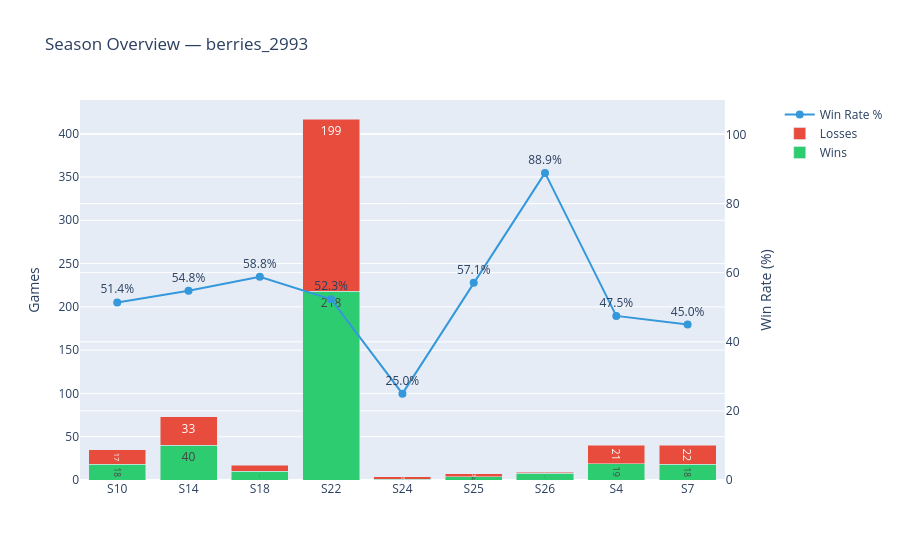
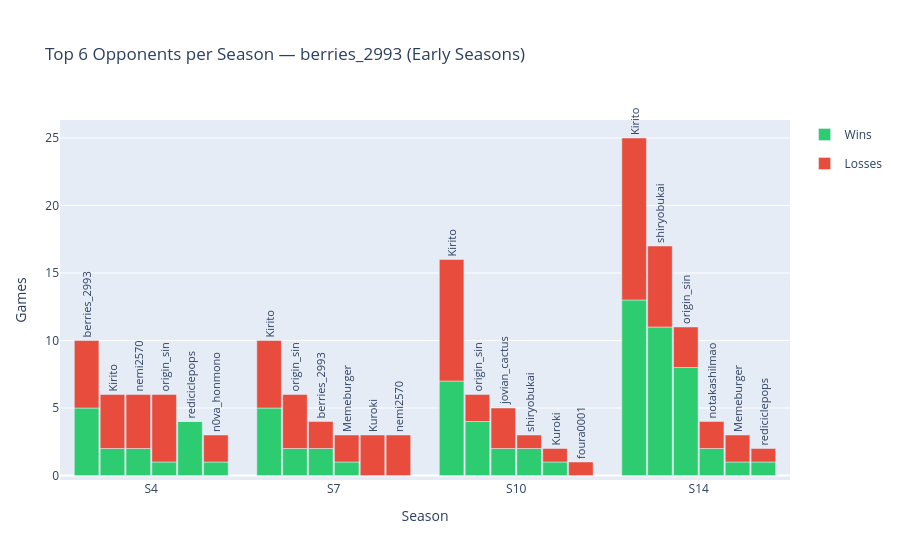
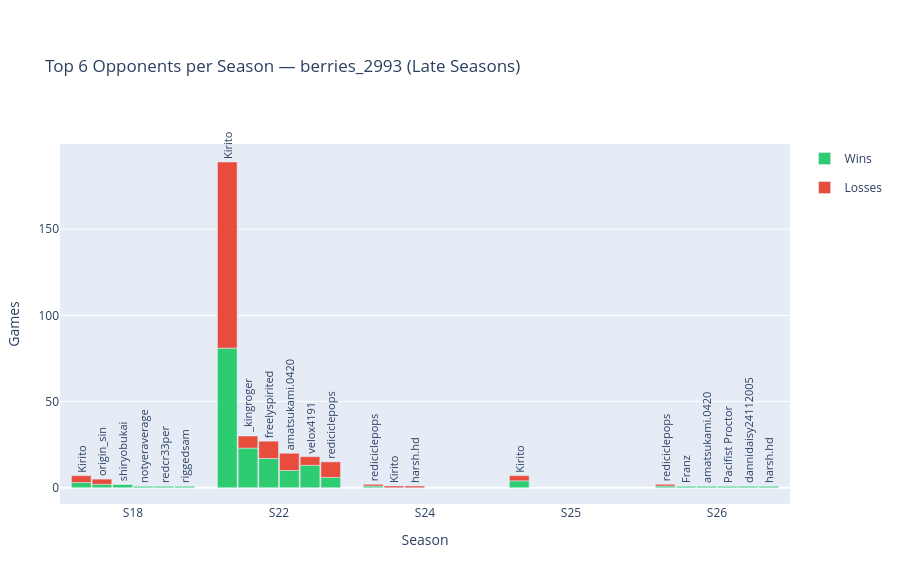

Notebook source saved alongside these figures, in order:
### Code cell
# ── PER-SEASON BREAKDOWN ──────────────────────────────────────────────────────

# Season overview: total W/L/winrate per season
season_overview = pm.groupby('season').agg(
    Games=('result', 'count'),
    Wins=('result', lambda x: (x == 'Win').sum()),
    Losses=('result', lambda x: (x == 'Loss').sum()),
).reset_index()
season_overview['WinRate'] = (season_overview['Wins'] / season_overview['Games'] * 100).round(1)

seasons_sorted = sorted(seasons, key=lambda s: int(s[1:]))

fig_sov = make_subplots(specs=[[{"secondary_y": True}]])
fig_sov.add_trace(go.Bar(
    x=season_overview['season'], y=season_overview['Wins'],
    name='Wins', marker_color='#2ecc71', text=season_overview['Wins'], textposition='inside',
), secondary_y=False)
fig_sov.add_trace(go.Bar(
    x=season_overview['season'], y=season_overview['Losses'],
    name='Losses', marker_color='#e74c3c', text=season_overview['Losses'], textposition='inside',
), secondary_y=False)
fig_sov.add_trace(go.Scatter(
    x=season_overview['season'], y=season_overview['WinRate'],
    name='Win Rate %', mode='lines+markers+text',
    line=dict(color='#3498db', width=2), marker=dict(size=8),
    text=season_overview['WinRate'].astype(str) + '%', textposition='top center',
), secondary_y=True)
fig_sov.update_layout(
    title=f'Season Overview — {player_label}',
    barmode='stack', legend_title_text='',
)
fig_sov.update_yaxes(title_text='Games', secondary_y=False)
fig_sov.update_yaxes(title_text='Win Rate (%)', range=[0, 110], secondary_y=True)
fig_sov.show()

# ── Per-season top opponents: grouped stacked Win/Loss bars ──
top_n_season = 6

rows = []
for season in seasons_sorted:
    df_s = pm[pm['season'] == season]
    stats_s = matchup_stats(df_s, top_n=top_n_season)
    for rank, (_, row) in enumerate(stats_s.iterrows(), start=1):
        rows.append({
            'season': season,
            'opp_label': row['opp_label'],
            'rank': rank,
            'Wins': int(row['Wins']),
            'Losses': int(row['Losses']),
            'Games': int(row['Games']),
            'WinRate': row['WinRate'],
        })

season_opp_df = pd.DataFrame(rows)

mid = len(seasons_sorted) // 2
season_splits = [seasons_sorted[:mid], seasons_sorted[mid:]]
split_labels = ['(Early Seasons)', '(Late Seasons)']


def make_season_opp_chart(season_subset, subtitle):
    df_sub = season_opp_df[season_opp_df['season'].isin(season_subset)].copy()

    fig = go.Figure()
    wins_in_legend = False
    losses_in_legend = False

    for rank in range(1, top_n_season + 1):
        df_rank = df_sub[df_sub['rank'] == rank].copy()
        if df_rank.empty:
            continue
        og = f'rank{rank}'

        # Wins — bottom segment
        fig.add_trace(go.Bar(
            name='Wins',
            x=df_rank['season'],
            y=df_rank['Wins'],
            marker_color='#2ecc71',
            legendgroup='Wins',
            showlegend=not wins_in_legend,
            offsetgroup=og,
            customdata=df_rank[['opp_label', 'Games', 'WinRate', 'Losses']].values,
            hovertemplate=(
                '<b>%{x}</b> — Rank #' + str(rank) + '<br>'
                '%{customdata[0]}<br>'
                'Wins: %{y}  Losses: %{customdata[3]}<br>'
                'Games: %{customdata[1]}  WR: %{customdata[2]}%<extra></extra>'
            ),
        ))
        wins_in_legend = True

        # Losses — top segment, base=Wins so it sits directly above
        fig.add_trace(go.Bar(
            name='Losses',
            x=df_rank['season'],
            y=df_rank['Losses'],
            base=df_rank['Wins'].tolist(),
            marker_color='#e74c3c',
            legendgroup='Losses',
            showlegend=not losses_in_legend,
            offsetgroup=og,
            text=df_rank['opp_label'],
            textposition='outside',
            textangle=-90,
            textfont=dict(size=11),
            outsidetextfont=dict(size=11),
            constraintext='none',
            cliponaxis=False,
            customdata=df_rank[['opp_label', 'Games', 'WinRate', 'Wins']].values,
            hovertemplate=(
                '<b>%{x}</b> — Rank #' + str(rank) + '<br>'
                '%{customdata[0]}<br>'
                'Wins: %{customdata[3]}  Losses: %{y}<br>'
                'Games: %{customdata[1]}  WR: %{customdata[2]}%<extra></extra>'
            ),
        ))
        losses_in_legend = True

    max_label_len = df_sub['opp_label'].str.len().max() if not df_sub.empty else 10
    # Vertical label (textangle=-90) extends upward; each character needs ~8px of height.
    # Put that space in the top margin so the plot area itself stays compact.
    label_top_margin = max(120, max_label_len * 8)

    fig.update_layout(
        title=f'Top {top_n_season} Opponents per Season — {player_label} {subtitle}',
        barmode='group',
        xaxis=dict(title='Season', categoryorder='array', categoryarray=season_subset),
        yaxis_title='Games',
        legend_title_text='',
        height=420 + label_top_margin,
        margin=dict(t=label_top_margin, b=60, l=60, r=20),
        bargap=0.15,
        bargroupgap=0.05,
    )
    fig.show()


make_season_opp_chart(season_splits[0], split_labels[0])
make_season_opp_chart(season_splits[1], split_labels[1])

### Figure 1 — Plotly figure (JSON) as saved in the notebook; plotly's stock layout.template omitted (floating-point values rounded to 4 significant figures)
{"data": [{"marker": {"color": "#2ecc71"}, "name": "Wins", "text": [18.0, 40.0, 10.0, 218.0, 1.0, 4.0, 8.0, 19.0, 18.0], "textposition": "inside", "type": "bar", "x": ["S10", "S14", "S18", "S22", "S24", "S25", "S26", "S4", "S7"], "xaxis": "x", "y": [18, 40, 10, 218, 1, 4, 8, 19, 18], "yaxis": "y"}, {"marker": {"color": "#e74c3c"}, "name": "Losses", "text": [17.0, 33.0, 7.0, 199.0, 3.0, 3.0, 1.0, 21.0, 22.0], "textposition": "inside", "type": "bar", "x": ["S10", "S14", "S18", "S22", "S24", "S25", "S26", "S4", "S7"], "xaxis": "x", "y": [17, 33, 7, 199, 3, 3, 1, 21, 22], "yaxis": "y"}, {"line": {"color": "#3498db", "width": 2}, "marker": {"size": 8}, "mode": "lines+markers+text", "name": "Win Rate %", "text": ["51.4%", "54.8%", "58.8%", "52.3%", "25.0%", "57.1%", "88.9%", "47.5%", "45.0%"], "textposition": "top center", "type": "scatter", "x": ["S10", "S14", "S18", "S22", "S24", "S25", "S26", "S4", "S7"], "xaxis": "x", "y": [51.4, 54.8, 58.8, 52.3, 25.0, 57.1, 88.9, 47.5, 45.0], "yaxis": "y2"}], "layout": {"barmode": "stack", "legend": {"title": {"text": ""}}, "title": {"text": "Season Overview — berries_2993"}, "xaxis": {"anchor": "y", "domain": [0, 0.94]}, "yaxis": {"anchor": "x", "domain": [0, 1], "title": {"text": "Games"}}, "yaxis2": {"anchor": "x", "overlaying": "y", "range": [0, 110], "side": "right", "title": {"text": "Win Rate (%)"}}}}

### Figure 2 — Plotly figure (JSON) as saved in the notebook; plotly's stock layout.template omitted (floating-point values rounded to 4 significant figures)
{"data": [{"customdata": [["berries_2993", 10, 50, 5], ["Kirito", 10, 50, 5], ["Kirito", 16, 43.8, 9], ["Kirito", 25, 52, 12]], "hovertemplate": "<b>%{x}</b> — Rank #1<br>%{customdata[0]}<br>Wins: %{y}  Losses: %{customdata[3]}<br>Games: %{customdata[1]}  WR: %{customdata[2]}%<extra></extra>", "legendgroup": "Wins", "marker": {"color": "#2ecc71"}, "name": "Wins", "offsetgroup": "rank1", "showlegend": true, "type": "bar", "x": ["S4", "S7", "S10", "S14"], "y": [5, 5, 7, 13]}, {"base": [5, 5, 7, 13], "cliponaxis": false, "constraintext": "none", "customdata": [["berries_2993", 10, 50, 5], ["Kirito", 10, 50, 5], ["Kirito", 16, 43.8, 7], ["Kirito", 25, 52, 13]], "hovertemplate": "<b>%{x}</b> — Rank #1<br>%{customdata[0]}<br>Wins: %{customdata[3]}  Losses: %{y}<br>Games: %{customdata[1]}  WR: %{customdata[2]}%<extra></extra>", "legendgroup": "Losses", "marker": {"color": "#e74c3c"}, "name": "Losses", "offsetgroup": "rank1", "outsidetextfont": {"size": 11}, "showlegend": true, "text": ["berries_2993", "Kirito", "Kirito", "Kirito"], "textangle": -90, "textfont": {"size": 11}, "textposition": "outside", "type": "bar", "x": ["S4", "S7", "S10", "S14"], "y": [5, 5, 9, 12]}, {"customdata": [["Kirito", 6, 33.3, 4], ["origin_sin", 6, 33.3, 4], ["origin_sin", 6, 66.7, 2], ["shiryobukai", 17, 64.7, 6]], "hovertemplate": "<b>%{x}</b> — Rank #2<br>%{customdata[0]}<br>Wins: %{y}  Losses: %{customdata[3]}<br>Games: %{customdata[1]}  WR: %{customdata[2]}%<extra></extra>", "legendgroup": "Wins", "marker": {"color": "#2ecc71"}, "name": "Wins", "offsetgroup": "rank2", "showlegend": false, "type": "bar", "x": ["S4", "S7", "S10", "S14"], "y": [2, 2, 4, 11]}, {"base": [2, 2, 4, 11], "cliponaxis": false, "constraintext": "none", "customdata": [["Kirito", 6, 33.3, 2], ["origin_sin", 6, 33.3, 2], ["origin_sin", 6, 66.7, 4], ["shiryobukai", 17, 64.7, 11]], "hovertemplate": "<b>%{x}</b> — Rank #2<br>%{customdata[0]}<br>Wins: %{customdata[3]}  Losses: %{y}<br>Games: %{customdata[1]}  WR: %{customdata[2]}%<extra></extra>", "legendgroup": "Losses", "marker": {"color": "#e74c3c"}, "name": "Losses", "offsetgroup": "rank2", "outsidetextfont": {"size": 11}, "showlegend": false, "text": ["Kirito", "origin_sin", "origin_sin", "shiryobukai"], "textangle": -90, "textfont": {"size": 11}, "textposition": "outside", "type": "bar", "x": ["S4", "S7", "S10", "S14"], "y": [4, 4, 2, 6]}, {"customdata": [["nemi2570", 6, 33.3, 4], ["berries_2993", 4, 50, 2], ["jovian_cactus", 5, 40, 3], ["origin_sin", 11, 72.7, 3]], "hovertemplate": "<b>%{x}</b> — Rank #3<br>%{customdata[0]}<br>Wins: %{y}  Losses: %{customdata[3]}<br>Games: %{customdata[1]}  WR: %{customdata[2]}%<extra></extra>", "legendgroup": "Wins", "marker": {"color": "#2ecc71"}, "name": "Wins", "offsetgroup": "rank3", "showlegend": false, "type": "bar", "x": ["S4", "S7", "S10", "S14"], "y": [2, 2, 2, 8]}, {"base": [2, 2, 2, 8], "cliponaxis": false, "constraintext": "none", "customdata": [["nemi2570", 6, 33.3, 2], ["berries_2993", 4, 50, 2], ["jovian_cactus", 5, 40, 2], ["origin_sin", 11, 72.7, 8]], "hovertemplate": "<b>%{x}</b> — Rank #3<br>%{customdata[0]}<br>Wins: %{customdata[3]}  Losses: %{y}<br>Games: %{customdata[1]}  WR: %{customdata[2]}%<extra></extra>", "legendgroup": "Losses", "marker": {"color": "#e74c3c"}, "name": "Losses", "offsetgroup": "rank3", "outsidetextfont": {"size": 11}, "showlegend": false, "text": ["nemi2570", "berries_2993", "jovian_cactus", "origin_sin"], "textangle": -90, "textfont": {"size": 11}, "textposition": "outside", "type": "bar", "x": ["S4", "S7", "S10", "S14"], "y": [4, 2, 3, 3]}, {"customdata": [["origin_sin", 6, 16.7, 5], ["Memeburger", 3, 33.3, 2], ["shiryobukai", 3, 66.7, 1], ["notakashilmao", 4, 50, 2]], "hovertemplate": "<b>%{x}</b> — Rank #4<br>%{customdata[0]}<br>Wins: %{y}  Losses: %{customdata[3]}<br>Games: %{customdata[1]}  WR: %{customdata[2]}%<extra></extra>", "legendgroup": "Wins", "marker": {"color": "#2ecc71"}, "name": "Wins", "offsetgroup": "rank4", "showlegend": false, "type": "bar", "x": ["S4", "S7", "S10", "S14"], "y": [1, 1, 2, 2]}, {"base": [1, 1, 2, 2], "cliponaxis": false, "constraintext": "none", "customdata": [["origin_sin", 6, 16.7, 1], ["Memeburger", 3, 33.3, 1], ["shiryobukai", 3, 66.7, 2], ["notakashilmao", 4, 50, 2]], "hovertemplate": "<b>%{x}</b> — Rank #4<br>%{customdata[0]}<br>Wins: %{customdata[3]}  Losses: %{y}<br>Games: %{customdata[1]}  WR: %{customdata[2]}%<extra></extra>", "legendgroup": "Losses", "marker": {"color": "#e74c3c"}, "name": "Losses", "offsetgroup": "rank4", "outsidetextfont": {"size": 11}, "showlegend": false, "text": ["origin_sin", "Memeburger", "shiryobukai", "notakashilmao"], "textangle": -90, "textfont": {"size": 11}, "textposition": "outside", "type": "bar", "x": ["S4", "S7", "S10", "S14"], "y": [5, 2, 1, 2]}, {"customdata": [["rediciclepops", 4, 100, 0], ["Kuroki", 3, 0, 3], ["Kuroki", 2, 50, 1], ["Memeburger", 3, 33.3, 2]], "hovertemplate": "<b>%{x}</b> — Rank #5<br>%{customdata[0]}<br>Wins: %{y}  Losses: %{customdata[3]}<br>Games: %{customdata[1]}  WR: %{customdata[2]}%<extra></extra>", "legendgroup": "Wins", "marker": {"color": "#2ecc71"}, "name": "Wins", "offsetgroup": "rank5", "showlegend": false, "type": "bar", "x": ["S4", "S7", "S10", "S14"], "y": [4, 0, 1, 1]}, {"base": [4, 0, 1, 1], "cliponaxis": false, "constraintext": "none", "customdata": [["rediciclepops", 4, 100, 4], ["Kuroki", 3, 0, 0], ["Kuroki", 2, 50, 1], ["Memeburger", 3, 33.3, 1]], "hovertemplate": "<b>%{x}</b> — Rank #5<br>%{customdata[0]}<br>Wins: %{customdata[3]}  Losses: %{y}<br>Games: %{customdata[1]}  WR: %{customdata[2]}%<extra></extra>", "legendgroup": "Losses", "marker": {"color": "#e74c3c"}, "name": "Losses", "offsetgroup": "rank5", "outsidetextfont": {"size": 11}, "showlegend": false, "text": ["rediciclepops", "Kuroki", "Kuroki", "Memeburger"], "textangle": -90, "textfont": {"size": 11}, "textposition": "outside", "type": "bar", "x": ["S4", "S7", "S10", "S14"], "y": [0, 3, 1, 2]}, {"customdata": [["n0va_honmono", 3, 33.3, 2], ["nemi2570", 3, 0, 3], ["foura0001", 1, 0, 1], ["rediciclepops", 2, 50, 1]], "hovertemplate": "<b>%{x}</b> — Rank #6<br>%{customdata[0]}<br>Wins: %{y}  Losses: %{customdata[3]}<br>Games: %{customdata[1]}  WR: %{customdata[2]}%<extra></extra>", "legendgroup": "Wins", "marker": {"color": "#2ecc71"}, "name": "Wins", "offsetgroup": "rank6", "showlegend": false, "type": "bar", "x": ["S4", "S7", "S10", "S14"], "y": [1, 0, 0, 1]}, {"base": [1, 0, 0, 1], "cliponaxis": false, "constraintext": "none", "customdata": [["n0va_honmono", 3, 33.3, 1], ["nemi2570", 3, 0, 0], ["foura0001", 1, 0, 0], ["rediciclepops", 2, 50, 1]], "hovertemplate": "<b>%{x}</b> — Rank #6<br>%{customdata[0]}<br>Wins: %{customdata[3]}  Losses: %{y}<br>Games: %{customdata[1]}  WR: %{customdata[2]}%<extra></extra>", "legendgroup": "Losses", "marker": {"color": "#e74c3c"}, "name": "Losses", "offsetgroup": "rank6", "outsidetextfont": {"size": 11}, "showlegend": false, "text": ["n0va_honmono", "nemi2570", "foura0001", "rediciclepops"], "textangle": -90, "textfont": {"size": 11}, "textposition": "outside", "type": "bar", "x": ["S4", "S7", "S10", "S14"], "y": [2, 3, 1, 1]}], "layout": {"bargap": 0.15, "bargroupgap": 0.05, "barmode": "group", "height": 540, "legend": {"title": {"text": ""}}, "margin": {"b": 60, "l": 60, "r": 20, "t": 120}, "title": {"text": "Top 6 Opponents per Season — berries_2993 (Early Seasons)"}, "xaxis": {"categoryarray": ["S4", "S7", "S10", "S14"], "categoryorder": "array", "title": {"text": "Season"}}, "yaxis": {"title": {"text": "Games"}}}}

### Figure 3 — Plotly figure (JSON) as saved in the notebook; plotly's stock layout.template omitted (floating-point values rounded to 4 significant figures)
{"data": [{"customdata": [["Kirito", 7, 42.9, 4], ["Kirito", 189, 42.9, 108], ["rediciclepops", 2, 50, 1], ["Kirito", 7, 57.1, 3], ["rediciclepops", 2, 50, 1]], "hovertemplate": "<b>%{x}</b> — Rank #1<br>%{customdata[0]}<br>Wins: %{y}  Losses: %{customdata[3]}<br>Games: %{customdata[1]}  WR: %{customdata[2]}%<extra></extra>", "legendgroup": "Wins", "marker": {"color": "#2ecc71"}, "name": "Wins", "offsetgroup": "rank1", "showlegend": true, "type": "bar", "x": ["S18", "S22", "S24", "S25", "S26"], "y": [3, 81, 1, 4, 1]}, {"base": [3, 81, 1, 4, 1], "cliponaxis": false, "constraintext": "none", "customdata": [["Kirito", 7, 42.9, 3], ["Kirito", 189, 42.9, 81], ["rediciclepops", 2, 50, 1], ["Kirito", 7, 57.1, 4], ["rediciclepops", 2, 50, 1]], "hovertemplate": "<b>%{x}</b> — Rank #1<br>%{customdata[0]}<br>Wins: %{customdata[3]}  Losses: %{y}<br>Games: %{customdata[1]}  WR: %{customdata[2]}%<extra></extra>", "legendgroup": "Losses", "marker": {"color": "#e74c3c"}, "name": "Losses", "offsetgroup": "rank1", "outsidetextfont": {"size": 11}, "showlegend": true, "text": ["Kirito", "Kirito", "rediciclepops", "Kirito", "rediciclepops"], "textangle": -90, "textfont": {"size": 11}, "textposition": "outside", "type": "bar", "x": ["S18", "S22", "S24", "S25", "S26"], "y": [4, 108, 1, 3, 1]}, {"customdata": [["origin_sin", 5, 40, 3], ["_kingroger", 30, 76.7, 7], ["Kirito", 1, 0, 1], ["Franz", 1, 100, 0]], "hovertemplate": "<b>%{x}</b> — Rank #2<br>%{customdata[0]}<br>Wins: %{y}  Losses: %{customdata[3]}<br>Games: %{customdata[1]}  WR: %{customdata[2]}%<extra></extra>", "legendgroup": "Wins", "marker": {"color": "#2ecc71"}, "name": "Wins", "offsetgroup": "rank2", "showlegend": false, "type": "bar", "x": ["S18", "S22", "S24", "S26"], "y": [2, 23, 0, 1]}, {"base": [2, 23, 0, 1], "cliponaxis": false, "constraintext": "none", "customdata": [["origin_sin", 5, 40, 2], ["_kingroger", 30, 76.7, 23], ["Kirito", 1, 0, 0], ["Franz", 1, 100, 1]], "hovertemplate": "<b>%{x}</b> — Rank #2<br>%{customdata[0]}<br>Wins: %{customdata[3]}  Losses: %{y}<br>Games: %{customdata[1]}  WR: %{customdata[2]}%<extra></extra>", "legendgroup": "Losses", "marker": {"color": "#e74c3c"}, "name": "Losses", "offsetgroup": "rank2", "outsidetextfont": {"size": 11}, "showlegend": false, "text": ["origin_sin", "_kingroger", "Kirito", "Franz"], "textangle": -90, "textfont": {"size": 11}, "textposition": "outside", "type": "bar", "x": ["S18", "S22", "S24", "S26"], "y": [3, 7, 1, 0]}, {"customdata": [["shiryobukai", 2, 100, 0], ["freelyspirited", 27, 63, 10], ["harsh.hd", 1, 0, 1], ["amatsukami.0420", 1, 100, 0]], "hovertemplate": "<b>%{x}</b> — Rank #3<br>%{customdata[0]}<br>Wins: %{y}  Losses: %{customdata[3]}<br>Games: %{customdata[1]}  WR: %{customdata[2]}%<extra></extra>", "legendgroup": "Wins", "marker": {"color": "#2ecc71"}, "name": "Wins", "offsetgroup": "rank3", "showlegend": false, "type": "bar", "x": ["S18", "S22", "S24", "S26"], "y": [2, 17, 0, 1]}, {"base": [2, 17, 0, 1], "cliponaxis": false, "constraintext": "none", "customdata": [["shiryobukai", 2, 100, 2], ["freelyspirited", 27, 63, 17], ["harsh.hd", 1, 0, 0], ["amatsukami.0420", 1, 100, 1]], "hovertemplate": "<b>%{x}</b> — Rank #3<br>%{customdata[0]}<br>Wins: %{customdata[3]}  Losses: %{y}<br>Games: %{customdata[1]}  WR: %{customdata[2]}%<extra></extra>", "legendgroup": "Losses", "marker": {"color": "#e74c3c"}, "name": "Losses", "offsetgroup": "rank3", "outsidetextfont": {"size": 11}, "showlegend": false, "text": ["shiryobukai", "freelyspirited", "harsh.hd", "amatsukami.0420"], "textangle": -90, "textfont": {"size": 11}, "textposition": "outside", "type": "bar", "x": ["S18", "S22", "S24", "S26"], "y": [0, 10, 1, 0]}, {"customdata": [["notyeraverage", 1, 100, 0], ["amatsukami.0420", 20, 50, 10], ["Pacifist Proctor", 1, 100, 0]], "hovertemplate": "<b>%{x}</b> — Rank #4<br>%{customdata[0]}<br>Wins: %{y}  Losses: %{customdata[3]}<br>Games: %{customdata[1]}  WR: %{customdata[2]}%<extra></extra>", "legendgroup": "Wins", "marker": {"color": "#2ecc71"}, "name": "Wins", "offsetgroup": "rank4", "showlegend": false, "type": "bar", "x": ["S18", "S22", "S26"], "y": [1, 10, 1]}, {"base": [1, 10, 1], "cliponaxis": false, "constraintext": "none", "customdata": [["notyeraverage", 1, 100, 1], ["amatsukami.0420", 20, 50, 10], ["Pacifist Proctor", 1, 100, 1]], "hovertemplate": "<b>%{x}</b> — Rank #4<br>%{customdata[0]}<br>Wins: %{customdata[3]}  Losses: %{y}<br>Games: %{customdata[1]}  WR: %{customdata[2]}%<extra></extra>", "legendgroup": "Losses", "marker": {"color": "#e74c3c"}, "name": "Losses", "offsetgroup": "rank4", "outsidetextfont": {"size": 11}, "showlegend": false, "text": ["notyeraverage", "amatsukami.0420", "Pacifist Proctor"], "textangle": -90, "textfont": {"size": 11}, "textposition": "outside", "type": "bar", "x": ["S18", "S22", "S26"], "y": [0, 10, 0]}, {"customdata": [["redcr33per", 1, 100, 0], ["velox4191", 18, 72.2, 5], ["dannidaisy24112005", 1, 100, 0]], "hovertemplate": "<b>%{x}</b> — Rank #5<br>%{customdata[0]}<br>Wins: %{y}  Losses: %{customdata[3]}<br>Games: %{customdata[1]}  WR: %{customdata[2]}%<extra></extra>", "legendgroup": "Wins", "marker": {"color": "#2ecc71"}, "name": "Wins", "offsetgroup": "rank5", "showlegend": false, "type": "bar", "x": ["S18", "S22", "S26"], "y": [1, 13, 1]}, {"base": [1, 13, 1], "cliponaxis": false, "constraintext": "none", "customdata": [["redcr33per", 1, 100, 1], ["velox4191", 18, 72.2, 13], ["dannidaisy24112005", 1, 100, 1]], "hovertemplate": "<b>%{x}</b> — Rank #5<br>%{customdata[0]}<br>Wins: %{customdata[3]}  Losses: %{y}<br>Games: %{customdata[1]}  WR: %{customdata[2]}%<extra></extra>", "legendgroup": "Losses", "marker": {"color": "#e74c3c"}, "name": "Losses", "offsetgroup": "rank5", "outsidetextfont": {"size": 11}, "showlegend": false, "text": ["redcr33per", "velox4191", "dannidaisy24112005"], "textangle": -90, "textfont": {"size": 11}, "textposition": "outside", "type": "bar", "x": ["S18", "S22", "S26"], "y": [0, 5, 0]}, {"customdata": [["riggedsam", 1, 100, 0], ["rediciclepops", 15, 40, 9], ["harsh.hd", 1, 100, 0]], "hovertemplate": "<b>%{x}</b> — Rank #6<br>%{customdata[0]}<br>Wins: %{y}  Losses: %{customdata[3]}<br>Games: %{customdata[1]}  WR: %{customdata[2]}%<extra></extra>", "legendgroup": "Wins", "marker": {"color": "#2ecc71"}, "name": "Wins", "offsetgroup": "rank6", "showlegend": false, "type": "bar", "x": ["S18", "S22", "S26"], "y": [1, 6, 1]}, {"base": [1, 6, 1], "cliponaxis": false, "constraintext": "none", "customdata": [["riggedsam", 1, 100, 1], ["rediciclepops", 15, 40, 6], ["harsh.hd", 1, 100, 1]], "hovertemplate": "<b>%{x}</b> — Rank #6<br>%{customdata[0]}<br>Wins: %{customdata[3]}  Losses: %{y}<br>Games: %{customdata[1]}  WR: %{customdata[2]}%<extra></extra>", "legendgroup": "Losses", "marker": {"color": "#e74c3c"}, "name": "Losses", "offsetgroup": "rank6", "outsidetextfont": {"size": 11}, "showlegend": false, "text": ["riggedsam", "rediciclepops", "harsh.hd"], "textangle": -90, "textfont": {"size": 11}, "textposition": "outside", "type": "bar", "x": ["S18", "S22", "S26"], "y": [0, 9, 0]}], "layout": {"bargap": 0.15, "bargroupgap": 0.05, "barmode": "group", "height": 564, "legend": {"title": {"text": ""}}, "margin": {"b": 60, "l": 60, "r": 20, "t": 144}, "title": {"text": "Top 6 Opponents per Season — berries_2993 (Late Seasons)"}, "xaxis": {"categoryarray": ["S18", "S22", "S24", "S25", "S26"], "categoryorder": "array", "title": {"text": "Season"}}, "yaxis": {"title": {"text": "Games"}}}}
